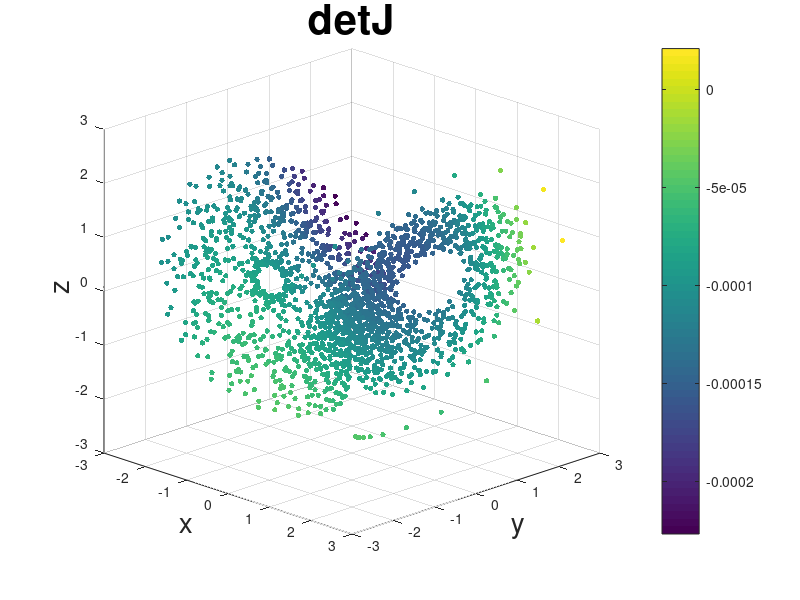
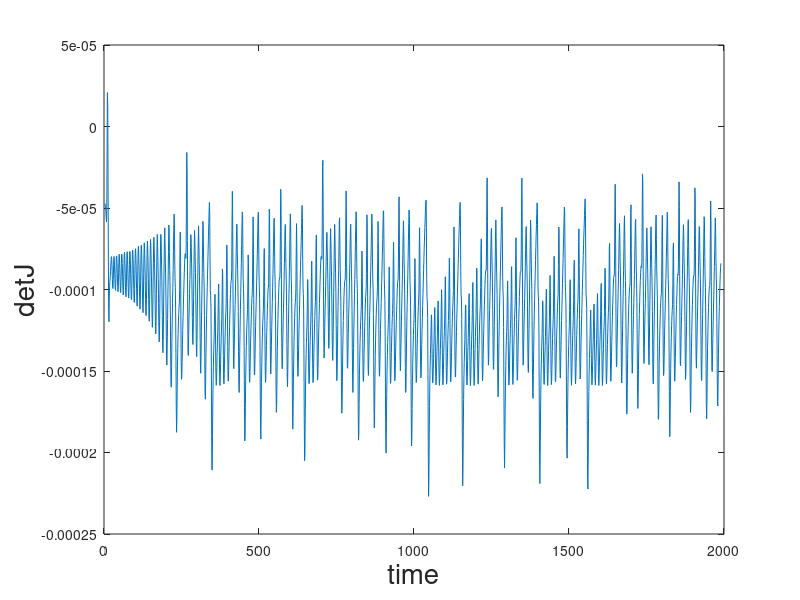
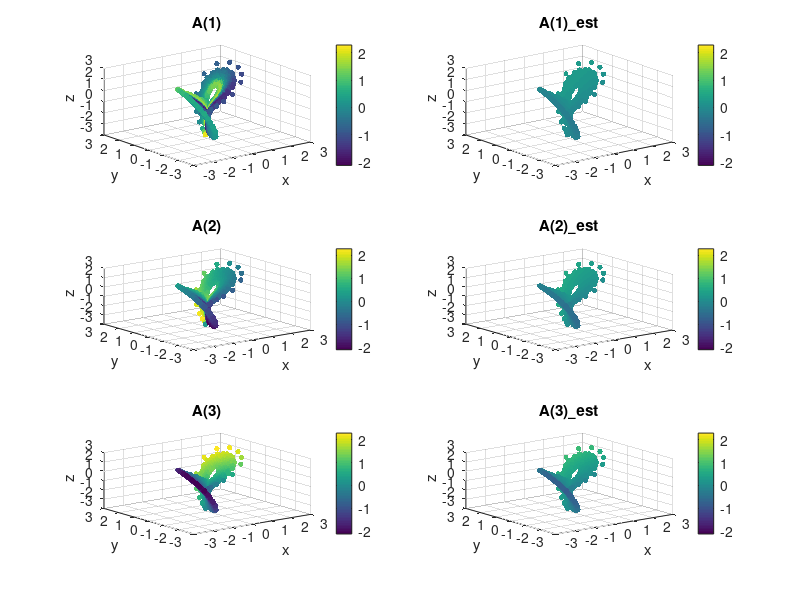
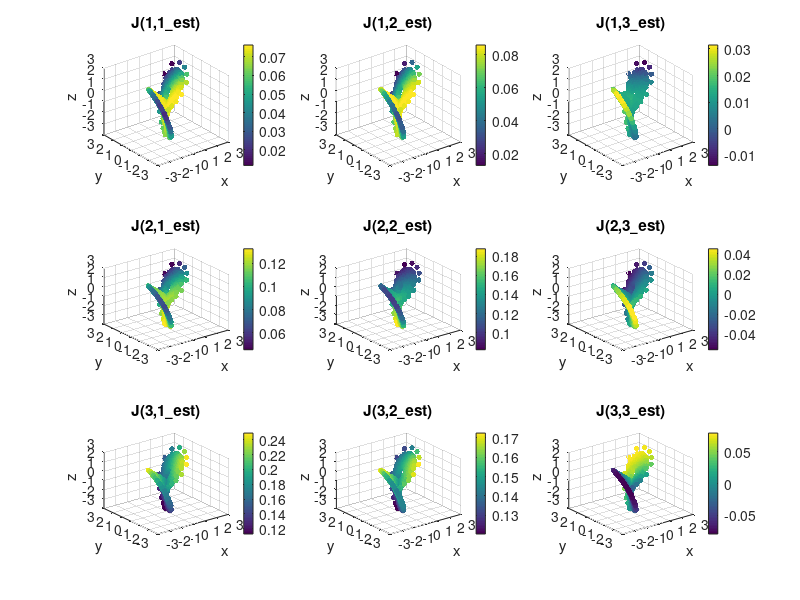

Recreate these plots in MATLAB, in order.
%function meshless_jacobian

% This code compute the determinante of the mapping Jacobian matrix between
% the Original attractor and reconstructed one.
%
% Copyright by Jiang Wang, 2018

clear;
dim=3;
N=1990;

load('EBD.mat','-ascii');
load('Lorenz_sparse.mat');


dimProj=3;

A = EBD(:,[3,2,1]);

X = Lorenz_sparse(1:1990,[1,2,3]);
% 
% 
% load('LoRCT.mat');
% load('Lorenzs.mat');
% 
% 
% dimProj=3;
% 
% A = LoRCT(:,[1,2,3]);
% 
% X = Lorenzs(1:1990,[1,2,3]);

%A = X;

% looping over points
A_est=nan(N,dimProj);
J_est=nan(N,dimProj,dim);
for ii=1:N
    
    % selecting point
    r=X(ii,:);

    % computing arrays
    delta_r = repmat(r,N,1) - X;
    abs_delta_r = sqrt(sum(delta_r.*delta_r,2));
    [abs_delta_r_SORT,idx_SORT] = sort(abs_delta_r,'ascend');
    
    bandwidth = 2;
    s = bandwidth;
    sigma=diag(s*ones(dim,1));

    delta_r_sigma_neg2 = delta_r*sigma^(-2);
    W = exp(-0.5*sum(delta_r_sigma_neg2.*delta_r,2));
    
    NN=sum(sqrt(abs_delta_r)<s);
    min_NN=0;					% PARAMETER 2: MINIMUM # OF NEIGHBORS WITHIN GAUSSIAN BANDWIDTH RQD TO COMPUTE JACOBIAN ESTIMATION
    if (NN > min_NN)
        
        % estimating A(r)
        A_r=nan(1,dimProj);
        for pp=1:dimProj
            A_r(pp) = sum(A(:,pp).*W)/sum(W);
        end
        %A_r
        A_est(ii,:)=A_r;

        % estimating J(r)
        J_r=nan(dimProj,dim);
        Z=sum(W,1);
        for pp=1:dimProj
            J_r(pp,:) = sum(delta_r_sigma_neg2.*repmat(W,1,dim),1) * sum(A(:,pp).*W,1) / Z^2 - sum(delta_r_sigma_neg2.*repmat(A(:,pp),1,dim).*repmat(W,1,dim),1) / Z;
        end
        %J_r
        J_est(ii,:,:)=J_r;
        
    end
    
end


if dim==3
    
    figure;
    ll=1;
    for ii=1:dimProj
        subplot(dimProj,2,ll);
        scatter3(X(:,1),X(:,2),X(:,3),15,A(:,ii),'filled');
        xlabel('x'); ylabel('y'); zlabel('z');
        title(['A(',num2str(ii),')']);
        colorbar;
        caxis([min(cat(1,A(:,ii),A_est(:,ii))) max(cat(1,A(:,ii),A_est(:,ii)))]);
        ll=ll+1;
        
        subplot(dimProj,2,ll);
        scatter3(X(:,1),X(:,2),X(:,3),15,A_est(:,ii),'filled');
        xlabel('x'); ylabel('y'); zlabel('z');
        title(['A(',num2str(ii),')\_est']);
        colorbar;
        caxis([min(cat(1,A(:,ii),A_est(:,ii))) max(cat(1,A(:,ii),A_est(:,ii)))]);
        ll=ll+1;
    end
    
    figure;
    ll=1;
    for ii=1:dimProj
        for jj=1:dim
            %subplot(dimProj,2*dim,ll);
            %scatter3(X(:,1),X(:,2),X(:,3),15,J(:,ii,jj),'filled');
            %xlabel('x'); ylabel('y'); zlabel('z');
            %title(['J(',num2str(ii),',',num2str(jj),')']);
            %colorbar;
            %caxis([min(cat(1,J(:,ii,jj),J_est(:,ii,jj))) max(cat(1,J(:,ii,jj),J_est(:,ii,jj)))]);
            %ll=ll+1;
            
            subplot(dimProj,dim,ll);
            scatter3(X(:,1),X(:,2),X(:,3),15,J_est(:,ii,jj),'filled');
            xlabel('x'); ylabel('y'); zlabel('z');
            title(['J(',num2str(ii),',',num2str(jj),'\_est)']);
            colorbar;
            %caxis([min(cat(1,J(:,ii,jj),J_est(:,ii,jj))) max(cat(1,J(:,ii,jj),J_est(:,ii,jj)))]);
            ll=ll+1;
        end
    end
end


DetJ = J_est(:,1,1).*J_est(:,2,2).*J_est(:,3,3)+J_est(:,1,2).*J_est(:,2,3).*J_est(:,3,1)+J_est(:,1,3).*J_est(:,2,1).*J_est(:,3,2)-J_est(:,1,3).*J_est(:,2,2).*J_est(:,3,1)-J_est(:,1,2).*J_est(:,2,1).*J_est(:,3,3)-J_est(:,1,1).*J_est(:,2,3).*J_est(:,3,2);

figure;
scatter3(X(:,1),X(:,2),X(:,3),15,DetJ(:),'filled');
xlabel('x','fontsize',20); 
ylabel('y','fontsize',20);
zlabel('z','fontsize',20);
title(['detJ'],'fontsize',30);
colorbar;

view([1 -1 0.5]);
print(gcf,'-dpng','Lorenz_detJ.png')

%caxis([min(cat(1,J(:,ii,jj),J_est(:,ii,jj))) max(cat(1,J(:,ii,jj),J_est(:,ii,jj)))]);
            
figure;
plot(DetJ);
xlabel('time','fontsize',20); 
ylabel('detJ','fontsize',20);
print(gcf,'-dpng','detJ_1D.png')


%end